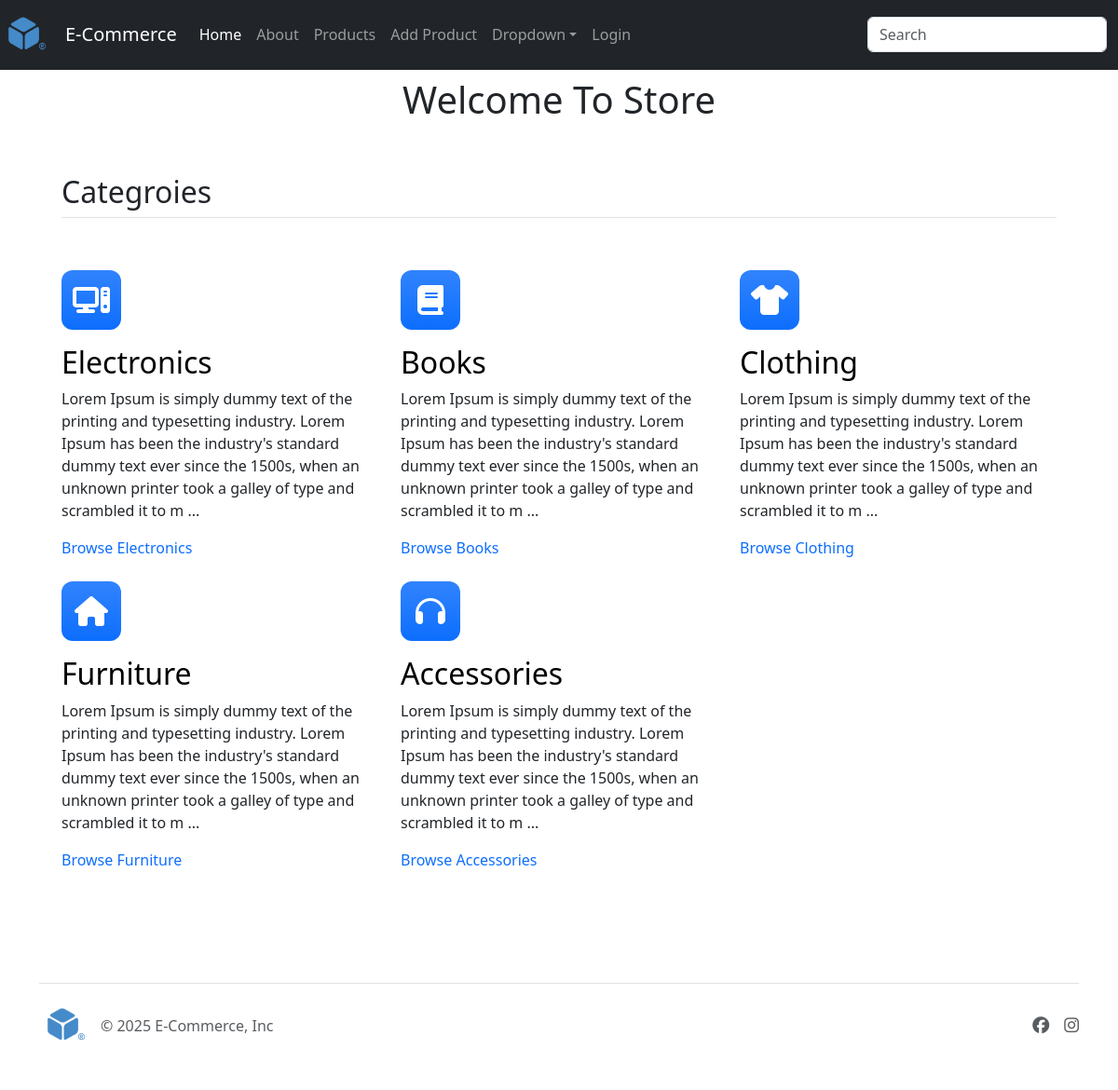
The page / on the database its author committed.
### store/models.py (models this page shows, shortened)
class Category(models.Model): # my_category
    name = models.CharField(max_length=200, unique=True)
    description = models.TextField(null=True, blank=True)
    icon = models.CharField(max_length=100, null=True, blank=True)
    created_at = models.DateField(auto_now_add=True)
    class Meta:
        verbose_name_plural = "Categories"

### store/views.py (the view)
# urls.py: path("", views.index, name="home"),
def index(request):
    cats = Category.objects.all()
    context = {
        'cats':cats,
        'page_title': 'Home',
    }
    return render(request, 'store/index.html', context)

### templates/store/index.html (shortened to what this page needs)
{% extends 'layout/base.html' %}
{% load static %}
{% block styles %}
<link rel="stylesheet" href="{% static 'css/features.css' %}">
 {% endblock %}
{% block content %}
<div class="container my-2">
    <h1 class="text-center">Welcome To Store</h1>
    <div class="container px-4 py-5" id="featured-3">
        <h2 class="pb-2 border-bottom">Categroies</h2>
        <div class="row g-4 py-5 row-cols-1 row-cols-lg-3">
            {% for cat in cats %}
            <div class="feature col">
                <div
                    class="feature-icon d-inline-flex align-items-center justify-content-center text-bg-primary bg-gradient fs-2 mb-3">
                    <i class="fa fa-{{cat.icon}}"></i>
                </div>
                <h3 class="fs-2 text-body-emphasis">{{cat.name}}</h3>
                <p>{{cat.description|slice:":220" }} ...</p>
                <a href="{% url 'cat' cat.id %}" class="icon-link">
                    Browse {{cat.name}}
                    <svg class="bi" aria-hidden="true">
                        <use xlink:href="#chevron-right"></use>
                    </svg>
                </a>
            </div>
            {% endfor %}
        </div>
    </div>
</div>
{% endblock %}

### static/css/style.css (style rules this page uses)
a { text-decoration: none; }

### static/css/features.css (style rules this page uses)
.feature-icon { width: 4rem; height: 4rem; border-radius: .75rem; }

### rows shown on the page
Category: name "Electronics", description "Lorem Ipsum is simply dummy text of the printing and typesetting industry. Lorem Ipsum has been the industry's standard dummy text ever since the 1500s, when an unknown printer took a galley of type and scrambled it to m"
Category: name "Books", description "Lorem Ipsum is simply dummy text of the printing and typesetting industry. Lorem Ipsum has been the industry's standard dummy text ever since the 1500s, when an unknown printer took a galley of type and scrambled it to m"
Category: name "Clothing", description "Lorem Ipsum is simply dummy text of the printing and typesetting industry. Lorem Ipsum has been the industry's standard dummy text ever since the 1500s, when an unknown printer took a galley of type and scrambled it to m"
Category: name "Furniture", description "Lorem Ipsum is simply dummy text of the printing and typesetting industry. Lorem Ipsum has been the industry's standard dummy text ever since the 1500s, when an unknown printer took a galley of type and scrambled it to m"
Category: name "Accessories", description "Lorem Ipsum is simply dummy text of the printing and typesetting industry. Lorem Ipsum has been the industry's standard dummy text ever since the 1500s, when an unknown printer took a galley of type and scrambled it to m"
